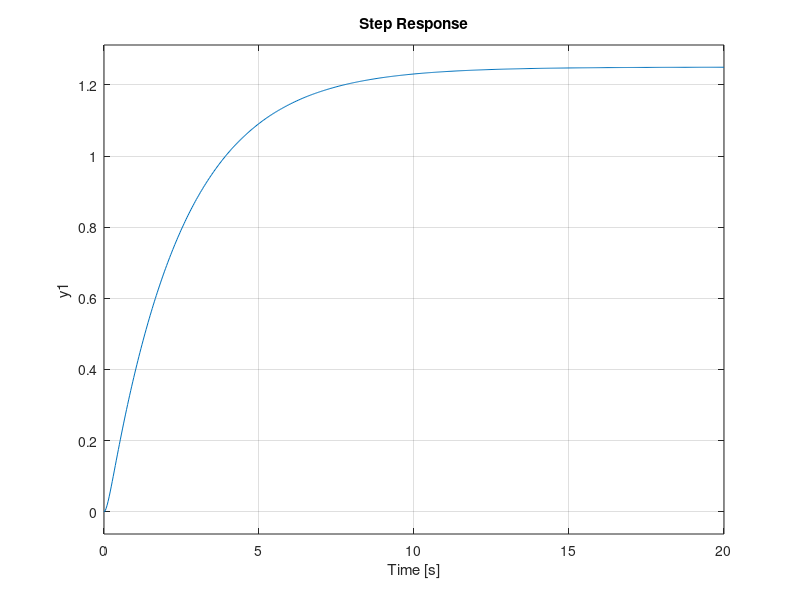
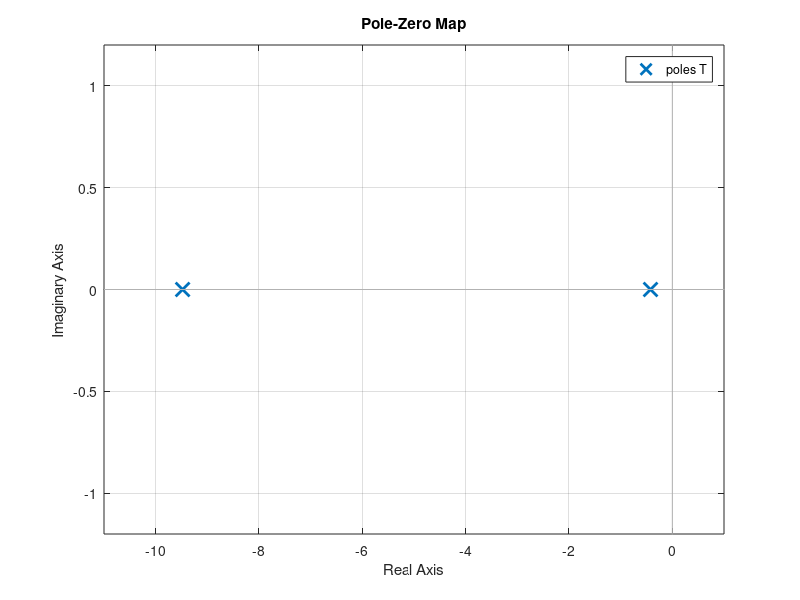

Reproduce these figures in MATLAB, in order.
s=zpk('s');
L=-5/((1-10*s)*(1+0.1*s))
[z,p,k]=zpkdata(L,'v')
nyquist(L)
T=feedback(L,1)
step(T)
[z,p,k]=zpkdata(T,'v')
figure
pzmap(T)